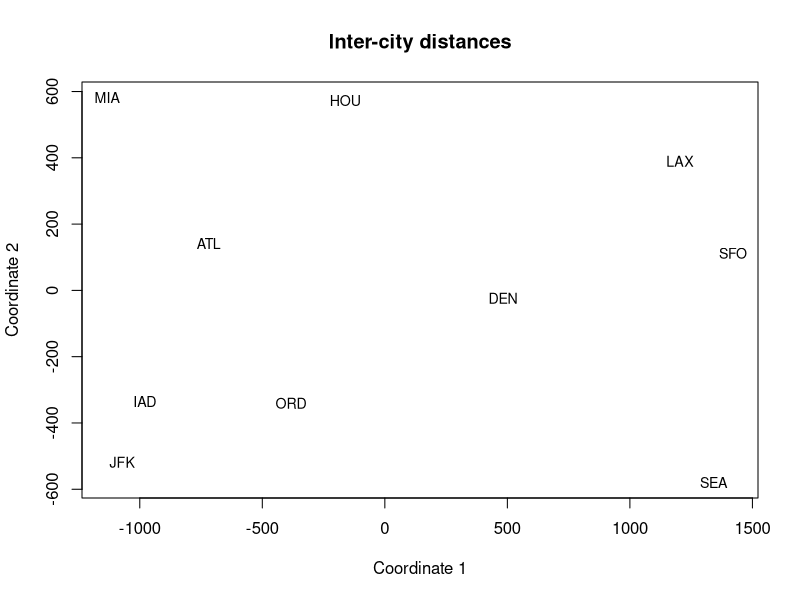
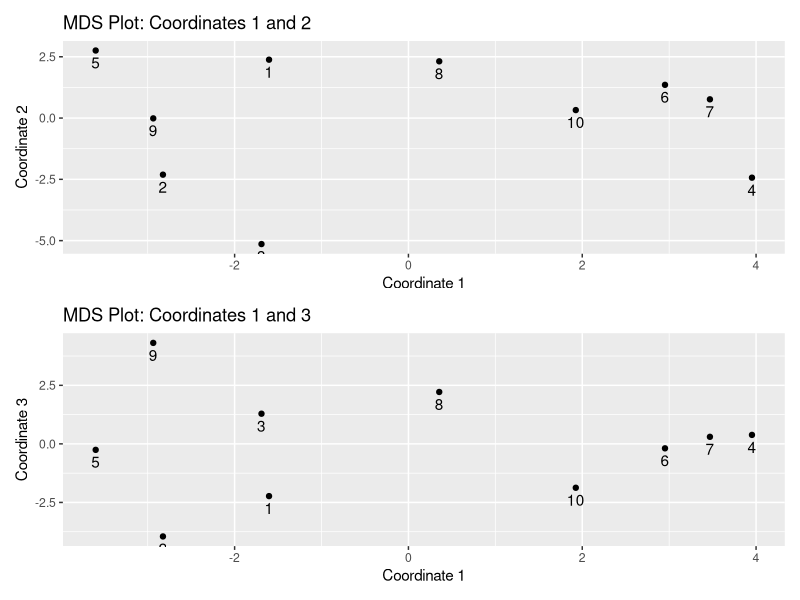
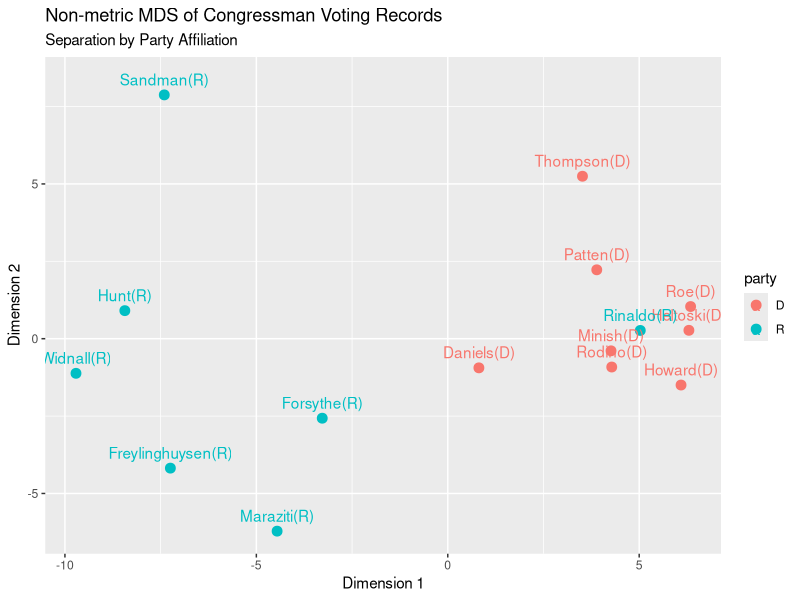
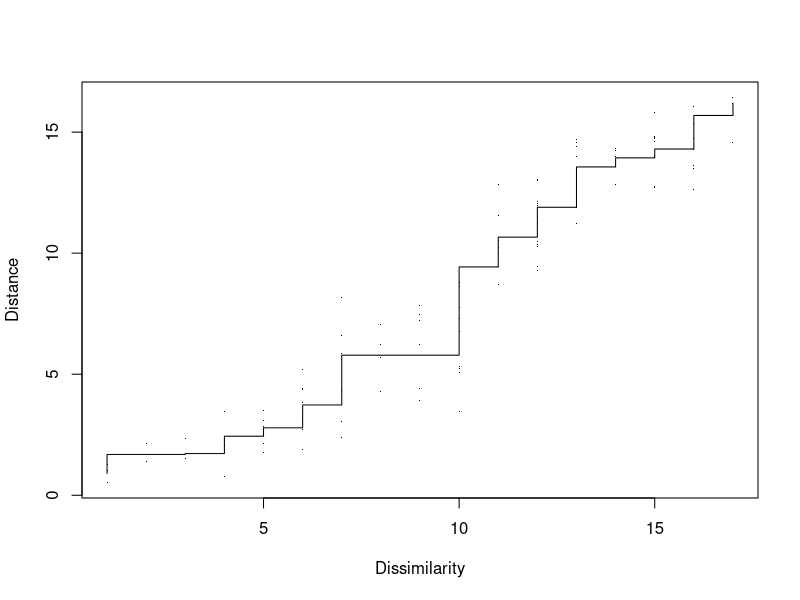

Source code (R) for these figures, in order:
## ---- chunk 1
# Preload some packages
knitr::opts_chunk$set(echo = TRUE, message=FALSE)
library(tidyverse)
library(reshape2)
library(dplyr)

## ---- chunk 2
#| code-summary: "R Code: Motivating Example: Airline Distances"
#| label: mds-motivation-airline
#| code-fold: false
# Motivating Example: Airline Distances
## Corrected airline distances (ATL–SEA = 2180)
cities <- c("ATL","ORD","DEN","HOU","LAX","MIA","JFK","SFO","SEA","IAD")
D <- matrix(c(
  0,587,1212,701,1936,604,748,2139,2180,543,
  587,0,920,940,1745,1188,713,1858,1737,597,
  1212,929,0,879,831,1726,1631,949,1021,1494,
  701,940,879,0,1374,968,1420,1645,1891,1220,
  1936,1745,831,1374,0,2339,2451,347,959,2300,
  604,1188,1726,968,2339,0,1092,2594,2734,923,
  748,713,1631,1420,2451,1092,0,2571,2408,205,
  2139,1858,949,1645,347,2594,2571,0,678,2442,
  2180,1737,1021,1891,959,2734,2408,678,0,2329,
  543,597,1494,1220,2300,923,205,2442,2329,0
), nrow=10, byrow=TRUE, dimnames=list(cities, cities))

## ---- chunk 3

#D <- as.dist(D)

fit <- cmdscale(D, k=2, eig=TRUE)

# Quick PM criteria to quantify "how 2D" the structure is
eig <- fit$eig
PM1 <- cumsum(abs(eig))/sum(abs(eig))
PM2 <- cumsum(eig^2)/sum(eig^2)
#round(data.frame(m = 1:10, PM1 = PM1[1:10], PM2 = PM2[1:10]), 3)

X2 <- fit$points
plot(X2, type="n", xlab="Coordinate 1", ylab="Coordinate 2", main="Inter-city distances")
text(X2, labels = rownames(X2), cex = 0.85)

## ---- chunk 4
#| code-fold: false
#| code-summary: "R Code: cMDS via `cmdscale`"
fit = cmdscale(d=D, k=2, eig=TRUE)
print(fit)
## ---- chunk 5
#| code-summary: "R Code: Non-Metric MDS via `isoMDS`"
#| code-fold: false

fit.nm = MASS::isoMDS(d=D,k=2)
print(fit.nm)
## ---- chunk 6
#| code-summary: "R Code: cMDS fit"
mdsex1 = data.frame(
  y1=c(3,5,6,1,4,2,0,0,7,2),
  y2=c(4,1,2,1,7,2,4,6,6,1),
  y3=c(4,1,0,1,3,5,1,4,5,4),
  y4=c(6,7,2,0,6,1,1,3,1,3),
  y5=c(1,3,6,3,2,0,1,5,4,1)
)

D = dist(mdsex1)                        
fit = cmdscale(D, k = 9, eig = TRUE)
print(fit)

## ---- chunk 7
#| code-summary: "R Code: Check Distances"
c(max(abs(D - dist(cmdscale(D,k=2)))), 
  max(abs(D - dist(cmdscale(D,k=5)))),
  max(abs(D - dist(cmdscale(D,k=9))))
)
## ---- chunk 8
#| code-summary: "R Code: Compute PM Critera"
eig <- fit$eig
pm1 <- cumsum(abs(eig)) / sum(abs(eig))
pm2 <- cumsum(eig^2) / sum(eig^2)
data.frame(m = seq_along(eig), PM1 = pm1, PM2 = pm2)[1:10, ]

## ---- chunk 9
#| code-summary: "R Code: Visualization"
df.X = as_tibble(
  fit$points[, 1:3, drop = FALSE], 
  .name_repair = "unique"
  )
colnames(df.X) = c("Dim1", "Dim2", "Dim3")
df.X$label = rownames(mdsex1)

g1 = ggplot(df.X, 
            aes(x = Dim1, 
                y = Dim2, 
                label = label)) +
  geom_point() +
  geom_text(vjust = 1.5, hjust = 0.5) +
  labs(
    title = "MDS Plot: Coordinates 1 and 2",
    x = "Coordinate 1",
    y = "Coordinate 2"
  ) 
g2 = ggplot(df.X, 
            aes(x = Dim1, 
                y = Dim3, 
                label = label)) +
  geom_point() +
  geom_text(vjust = 1.5, hjust = 0.5) +
  labs(
    title = "MDS Plot: Coordinates 1 and 3",
    x = "Coordinate 1",
    y = "Coordinate 3"
  ) 

patchwork::wrap_plots(g1,g2, ncol=1)
## ---- chunk 10
#| code-summary: "R Code: House Voting Data"
repnames <- c("Hunt(R)","Sandman(R)","Howard(D)",
              "Thompson(D)","Freylinghuysen(R)",
              "Forsythe(R)","Widnall(R)","Roe(D)",
              "Heltoski(D)","Rodino(D)",
              "Minish(D)","Rinaldo(R)","Maraziti(R)",
              "Daniels(D)","Patten(D)")

repvote <- matrix(c(
  0, 8,15,15,10, 9, 7,15,16,14,15,16, 7,11,13,
  8, 0,17,12,13,13,12,16,17,15,16,17,13,12,16,
 15,17, 0, 9,16,12,15, 5, 5, 6, 5, 4,11,10, 7,
 15,12, 9, 0,14,12,13,10, 8, 8, 8, 6,15,10, 7,
 10,13,16,14, 0, 8, 9,13,14,12,12,12,10,11,11,
  9,13,12,12, 8, 0, 7,12,11,10, 9,10, 6, 6,10,
  7,12,15,13, 9, 7, 0,17,16,15,14,15,10,11,13,
 15,16, 5,10,13,12,17, 0, 4, 5, 5, 3,12, 7, 6,
 16,17, 5, 8,14,11,16, 4, 0, 3, 2, 1,13, 7, 5,
 14,15, 6, 8,12,10,15, 5, 3, 0, 1, 2,11, 4, 6,
 15,16, 5, 8,12, 9,14, 5, 2, 1, 0, 1,12, 5, 5,
 16,17, 4, 6,12,10,15, 3, 1, 2, 1, 0,12, 6, 4,
  7,13,11,15,10, 6,10,12,13,11,12,12, 0, 9,13,
 11,12,10,10,11, 6,11, 7, 7, 4, 5, 6, 9, 0, 9,
 13,16, 7, 7,11,10,13, 6, 5, 6, 5, 4,13, 9, 0
), nrow=15, byrow=TRUE, dimnames=list(repnames, repnames))

D <- as.dist(repvote)

## ---- chunk 11
#| code-summary: "R Code: Non-metric MDS"
library(MASS)
nm <- isoMDS(D) # 2D by default
head(nm$points)
## ---- chunk 12
#| code-summary: "R Code: Check Stress"
nm$stress
## ---- chunk 13
#| code-summary: "R Code: Visualization"
df.nm = as_tibble(nm$points, 
                  .name_repair ="unique")
colnames(df.nm) = c("Dim1", "Dim2")
df.nm$id = rownames(nm$points)

# Extract party from the congressman names
df.nm = df.nm %>%
  mutate(party = 
           str_extract(id, "\\(R\\)|\\(D\\)")) %>%
  mutate(party = str_remove_all(party, "[()]")
         )

ggplot(df.nm, 
       aes(x = Dim1, y = Dim2, 
           label = id, color = party)) +
  geom_point(size = 3) +
  geom_text(nudge_y = 0.5) +
  labs(
    title = "Non-metric MDS of Congressman Voting Records",
    subtitle = "Separation by Party Affiliation",
    x = "Dimension 1",
    y = "Dimension 2"
  ) 
## ---- chunk 14
#| code-summary: "R Code: Shepard diagram"
sh <- MASS::Shepard(D, nm$points)
plot(sh, pch=".", xlab="Dissimilarity", ylab="Distance")
lines(sh$x, sh$yf, type="S")

